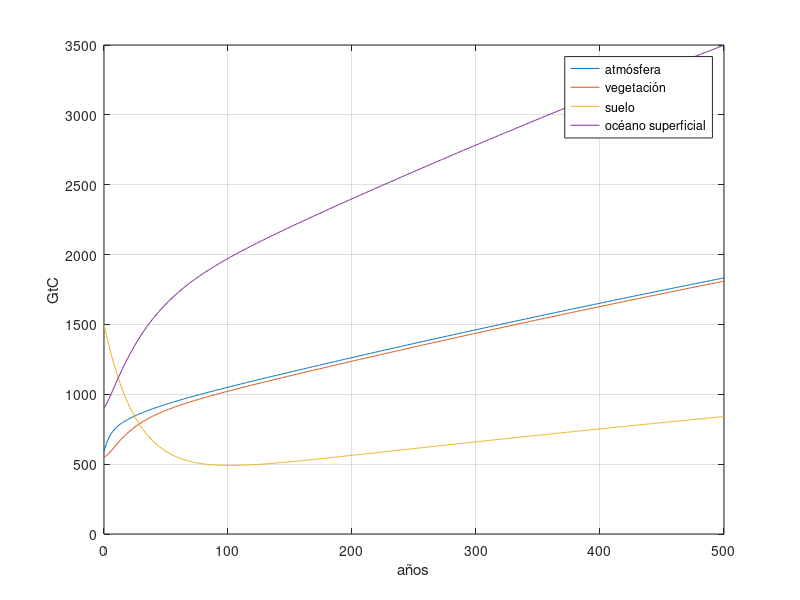

Recreate this plot in MATLAB.
%% C4_Ej5_Carbono -- Notas: sección 4.2 (ciclo global del carbono)
% QUÉ HACE   Arma el modelo de cinco reservorios, comprueba que conserva la masa
%            (las columnas de A suman cero) y simula 500 años con 8 GtC/año.
% OBSERVE    A tiene un valor propio en cero: el carbono emitido no desaparece, se
%            redistribuye. Las demás constantes de tiempo van de 4 años a 1700 años.
% ESPERADO   Valores propios -0.2274, -0.0673, -0.0355, -0.000578 y 0; el carbono
%            total crece exactamente 8 GtC/año; la atmósfera pasa de 590 a 1833 GtC.
% EXPLORE    Corte las emisiones en el año 100 y mire cuánto tarda en bajar m_A.
clear; close all; clc;
if ~exist('variablesFase', 'file'), addpath(fullfile(fileparts(mfilename('fullpath')), '..', 'comun')); end

% [ini:matrices]
kL1 = 0.0842; kL2 = 0.0684; kL3 = 0.0159; kL4 = 0.0332;     % 1/año
kO1 = 0.0846; kO2 = 0.0433; kO3 = 0.0011; kO4 = 0.0001;
A = [-(kO1+kL1)  kL2         kL4   kO2          0
      kL1       -(kL2+kL3)   0     0            0
      0          kL3        -kL4   0            0
      kO1        0           0    -(kO2+kO3)    kO4
      0          0           0     kO3         -kO4];
B = [1; 0; 0; 0; 0];
sum(A)                                      % ceros: conservación de la masa
lambda = eig(A)
tau = -1./lambda(abs(lambda) > 1e-9)        % constantes de tiempo (años)
% [fin:matrices]

% [ini:simulacion]
x0 = [590; 550; 1500; 900; 37000];          % GtC
t = 0:1:500;  uE = 8*ones(size(t));          % GtC/año
[~, ~, x] = lsim(ss(A, B, eye(5), 0), uE, t, x0);
plot(t, x(:,1:4)); grid on; xlabel('años'); ylabel('GtC');
legend('atmósfera', 'vegetación', 'suelo', 'océano superficial');
total = sum(x, 2);  (total(end) - total(1))/500  % 8 GtC/año
x(end, :)
% [fin:simulacion]
